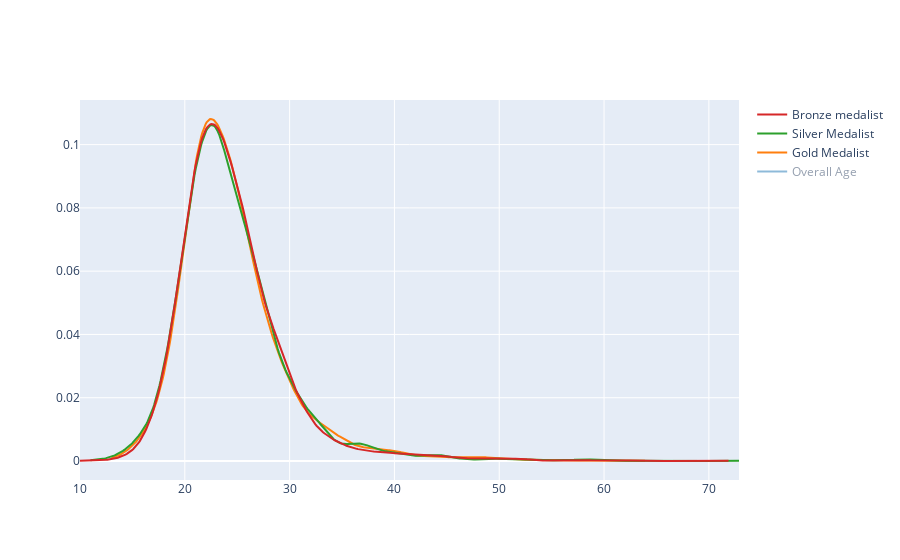

Source (notebook cell):
### Code cell
fig = ff.create_distplot([x1,x2,x3,x4],['Overall Age','Gold Medalist','Silver Medalist','Bronze medalist'],show_hist=False,show_rug=False)
fig.show()

### Figure 1 — Plotly figure (JSON) as saved in the notebook; plotly's stock layout.template omitted (floating-point values rounded to 4 significant figures; data arrays with more than 128 entries replaced by an {"elided": "..."} marker saying what was removed)
{"data": [{"legendgroup": "Overall Age", "marker": {"color": "rgb(31, 119, 180)"}, "mode": "lines", "name": "Overall Age", "showlegend": true, "type": "scatter", "visible": "legendonly", "x": {"elided": "500 float values"}, "xaxis": "x", "y": {"elided": "500 float values"}, "yaxis": "y"}, {"legendgroup": "Gold Medalist", "marker": {"color": "rgb(255, 127, 14)"}, "mode": "lines", "name": "Gold Medalist", "showlegend": true, "type": "scatter", "x": {"elided": "500 float values"}, "xaxis": "x", "y": {"elided": "500 float values"}, "yaxis": "y"}, {"legendgroup": "Silver Medalist", "marker": {"color": "rgb(44, 160, 44)"}, "mode": "lines", "name": "Silver Medalist", "showlegend": true, "type": "scatter", "x": {"elided": "500 float values"}, "xaxis": "x", "y": {"elided": "500 float values"}, "yaxis": "y"}, {"legendgroup": "Bronze medalist", "marker": {"color": "rgb(214, 39, 40)"}, "mode": "lines", "name": "Bronze medalist", "showlegend": true, "type": "scatter", "x": {"elided": "500 float values"}, "xaxis": "x", "y": {"elided": "500 float values"}, "yaxis": "y"}], "layout": {"autosize": true, "barmode": "overlay", "hovermode": "closest", "legend": {"traceorder": "reversed"}, "xaxis": {"anchor": "y2", "autorange": true, "domain": [0, 1], "range": [10, 72.88], "type": "linear", "zeroline": false}, "yaxis": {"anchor": "free", "autorange": true, "domain": [0, 1], "position": 0, "range": [-0.006004, 0.1141], "type": "linear"}}}
